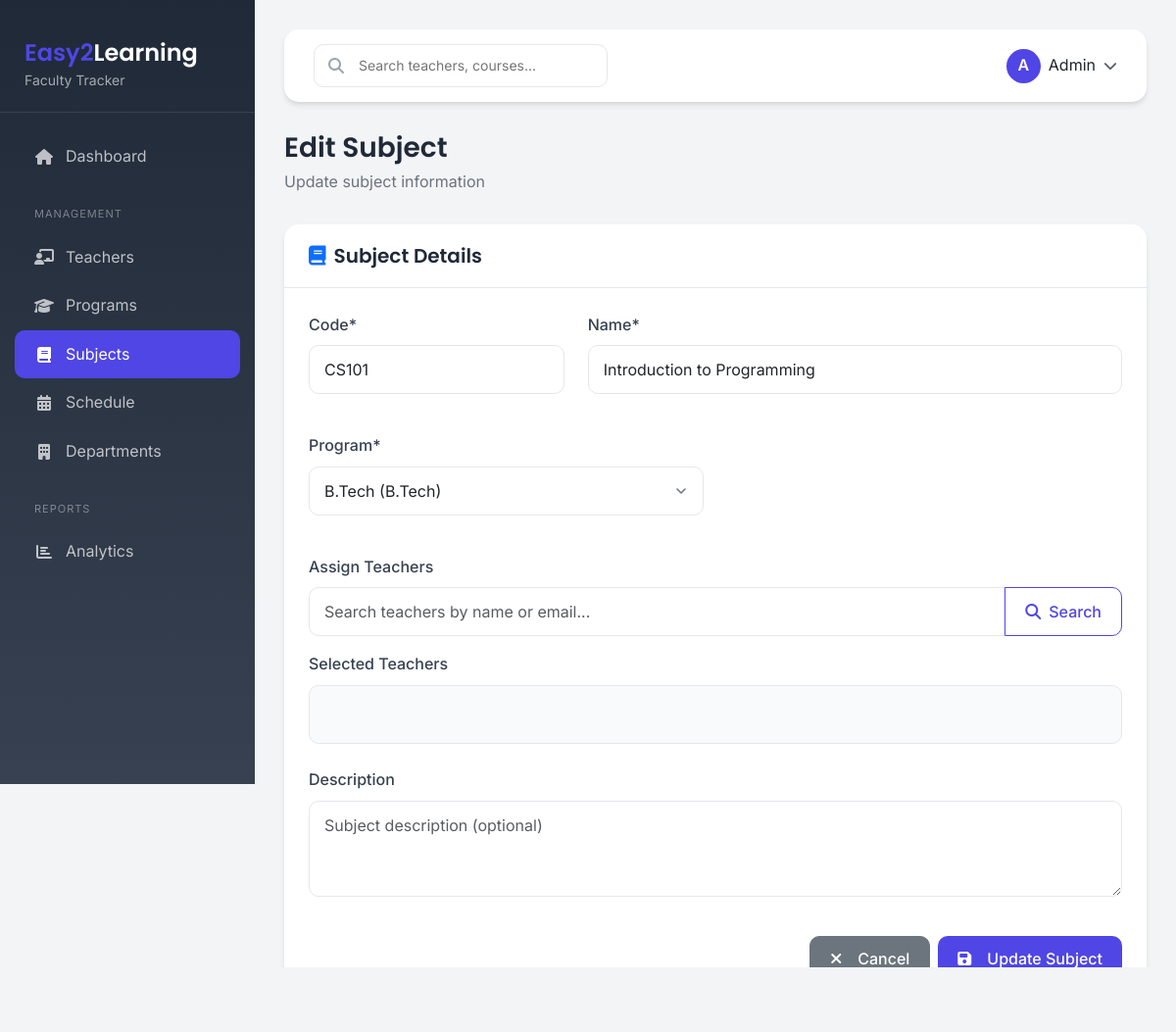
/subjects/22/edit/, run on the app's committed database.
### faculty/models.py (models this page shows, shortened)
class Subject(models.Model):
    SUBJECT_TYPE_CHOICES = [
        ('theory', 'Theory'),
        ('practical', 'Practical'),
        ('both', 'Both'),
    ]
    SEMESTER_CHOICES = [
        (1, '1st Semester'),
        (2, '2nd Semester'),
        (3, '3rd Semester'),
        (4, '4th Semester'),
        (5, '5th Semester'),
        (6, '6th Semester'),
        (7, '7th Semester'),
        (8, '8th Semester'),
        (9, '9th Semester'),
        (10, '10th Semester'),
    ]
    code = models.CharField(max_length=20)
    name = models.CharField(max_length=100)
    description = models.TextField(blank=True)
    program = models.ForeignKey(Program, on_delete=models.CASCADE)
    subject_type = models.CharField(max_length=20, choices=SUBJECT_TYPE_CHOICES, default='theory')
    semester = models.IntegerField(choices=SEMESTER_CHOICES, default=1)
    credits = models.PositiveIntegerField(default=1)
    total_hours = models.DecimalField(max_digits=5, decimal_places=2, default=1.00)
    teachers = models.ManyToManyField('Teacher', related_name='subjects', blank=True)
    is_active = models.BooleanField(default=True)
    created_at = models.DateTimeField(auto_now_add=True)
    updated_at = models.DateTimeField(auto_now=True)
    class Meta:
        verbose_name = 'Subject'
        verbose_name_plural = 'Subjects'
        unique_together = ['code', 'program']
        ordering = ['program', 'semester', 'code']

### faculty/views.py (the view, shortened to what this page needs)
# urls.py: path('subjects/<int:pk>/edit/', SubjectUpdateView.as_view(), name='subject_edit'),
class SubjectUpdateView(UpdateView):
    model = Subject
    form_class = SubjectForm
    template_name = 'faculty/subject_form.html'
    success_url = reverse_lazy('faculty:subject_list')

### faculty/models.py (called while the page is built)
    def __str__(self):
        return f"{self.name} ({self.get_program_type_display()})"

    def __str__(self):
        return f"{self.first_name} {self.last_name} ({self.employee_id})"

### templates/faculty/subject_form.html (shortened to what this page needs)
{% extends 'base.html' %}
{% load crispy_forms_tags %}
{% block content %}
<div class="page-header">
    <h1>{% if object %}Edit Subject{% else %}Add New Subject{% endif %}</h1>
    <p>{% if object %}Update subject information{% else %}Enter the new subject details{% endif %}</p>
</div>
<div class="content-card animate-fadeInUp">
    <div class="content-card-header">
        <h5><i class="fas fa-book me-2 text-primary"></i>Subject Details</h5>
    </div>
    <div class="content-card-body">
        <form method="POST" id="subjectForm">
            <div class="row g-4">
                <div class="col-md-4">
                    {{ form.code|as_crispy_field }}
                </div>
                <div class="col-md-8">
                    {{ form.name|as_crispy_field }}
                </div>
                <div class="col-md-6">
                    {{ form.program|as_crispy_field }}
                </div>
                <div class="col-md-6">
                </div>
                <div class="col-md-12">
                    <label class="form-label">Assign Teachers</label>
                    <div class="teacher-search-section">
                        <div class="input-group mb-3">
                            <input type="text" id="teacherSearchInput" class="form-control" placeholder="Search teachers by name or email..." autocomplete="off">
                            <button type="button" id="searchTeacherBtn" class="btn btn-outline-primary">
                                <i class="fas fa-search"></i> Search
                            </button>
                        </div>
                    </div>
                    <div class="selected-teachers-container">
                        <label class="form-label">Selected Teachers</label>
                        <div id="selectedTeachersList" class="selected-teachers-list">
                        </div>
                    </div>
                </div>
                <div class="col-12">
                    {{ form.description|as_crispy_field }}
                </div>
            </div>
            <div class="row mt-4">
                <div class="col-12 d-flex justify-content-end gap-2">
                    <a href="{% url 'faculty:subject_list' %}" class="btn btn-secondary">
                        <i class="fas fa-times me-2"></i>Cancel
                    </a>
                    <button type="submit" class="btn btn-primary">
                        <i class="fas fa-save me-2"></i>{% if object %}Update{% else %}Save{% endif %} Subject
                    </button>
                </div>
            </div>
        </form>
    </div>
</div>
{% endblock %}

### static/faculty/css/style.css (style rules this page uses)
:root { --primary-color: #4f46e5; --primary-light: #818cf8; --primary-dark: #4338ca; --secondary-color: #6b7280; --success-color: #10b981; --warning-color: #f59e0b; --danger-color: #ef4444; --info-color: #3b82f6; --light-bg: #f3f4f6; --dark-bg: #1f2937; --card-shadow: 0 4px 6px -1px rgba(0, 0, 0, 0.1), 0 2px 4px -1px rgba(0, 0, 0, 0.06); --hover-shadow: 0 10px 15px -3px rgba(0, 0, 0, 0.1), 0 4px 6px -2px rgba(0, 0, 0, 0.05); --transition-fast: 0.15s ease; --transition-normal: 0.3s ease; --transition-slow: 0.5s ease; --border-radius: 15px; --border-radius-sm: 10px; --border-radius-lg: 20px; }
* { margin: 0; padding: 0; box-sizing: border-box; }
body { font-family: 'Inter', -apple-system, BlinkMacSystemFont, 'Segoe UI', Roboto, sans-serif; background-color: var(--light-bg); color: #1f2937; line-height: 1.6; }
h1, h2, h3, h4, h5, h6 { font-family: 'Poppins', sans-serif; font-weight: 600; color: #1f2937; }
.animate-fadeInUp { animation: fadeInUp var(--transition-normal) ease forwards; }
.content-card { background: #fff; border-radius: var(--border-radius); box-shadow: var(--card-shadow); margin-bottom: 30px; transition: all var(--transition-normal); }
.content-card-header { padding: 20px 25px; border-bottom: 1px solid #e5e7eb; display: flex; justify-content: space-between; align-items: center; }
.content-card-header h5 { margin: 0; font-weight: 600; color: #1f2937; }
.content-card-body { padding: 25px; }
.btn { padding: 10px 20px; border-radius: var(--border-radius-sm); font-weight: 500; transition: all var(--transition-normal); display: inline-flex; align-items: center; justify-content: center; gap: 8px; }
.btn-primary { background: var(--primary-color); border: none; color: #fff; }
.btn-outline-primary { border-color: var(--primary-color); color: var(--primary-color); }
.form-control, .form-select { border-radius: var(--border-radius-sm); border: 1px solid #e5e7eb; padding: 12px 15px; transition: all var(--transition-fast); }
.form-label { font-weight: 500; color: #374151; margin-bottom: 8px; }
.page-header { margin-bottom: 30px; animation: fadeInUp var(--transition-normal) ease; }
.page-header h1 { font-size: 28px; font-weight: 600; color: #1f2937; margin-bottom: 5px; }
.page-header p { color: var(--secondary-color); margin: 0; }

### templates/base.html (style rules this page uses)
:root { --primary-color: #4f46e5; --secondary-color: #6b7280; --success-color: #10b981; --warning-color: #f59e0b; --danger-color: #ef4444; --info-color: #3b82f6; --light-bg: #f3f4f6; --dark-bg: #1f2937; --card-shadow: 0 4px 6px -1px rgba(0, 0, 0, 0.1), 0 2px 4px -1px rgba(0, 0, 0, 0.06); --hover-shadow: 0 10px 15px -3px rgba(0, 0, 0, 0.1), 0 4px 6px -2px rgba(0, 0, 0, 0.05); }
* { margin: 0; padding: 0; box-sizing: border-box; }
body { font-family: 'Inter', sans-serif; background-color: var(--light-bg); min-height: 100vh; }
.page-header { margin-bottom: 30px; animation: fadeInUp 0.5s ease; }
.page-header h1 { font-size: 28px; font-weight: 600; color: #1f2937; margin-bottom: 5px; }
.page-header p { color: #6b7280; margin: 0; }
.content-card { background: #fff; border-radius: 15px; box-shadow: var(--card-shadow); margin-bottom: 30px; animation: fadeInUp 0.5s ease; }
.content-card-header { padding: 20px 25px; border-bottom: 1px solid #e5e7eb; display: flex; justify-content: space-between; align-items: center; }
.content-card-header h5 { margin: 0; font-weight: 600; color: #1f2937; }
.content-card-body { padding: 25px; }
.btn { padding: 10px 20px; border-radius: 10px; font-weight: 500; transition: all 0.3s ease; }
.btn-primary { background: var(--primary-color); border: none; }
.btn-outline-primary { border-color: var(--primary-color); color: var(--primary-color); }
.form-control, .form-select { border-radius: 10px; border: 1px solid #e5e7eb; padding: 12px 15px; transition: all 0.3s ease; }
.form-label { font-weight: 500; color: #374151; margin-bottom: 8px; }
.custom-select, .form-select { background-position: right 12px center; background-repeat: no-repeat; background-size: 20px; padding-right: 45px; cursor: pointer; appearance: none; -webkit-appearance: none; -moz-appearance: none; }
.animate-fadeInUp { animation: fadeInUp 0.5s ease forwards; }

### templates/faculty/subject_form.html (style rules this page uses)
.teacher-search-section { position: relative; }
.selected-teachers-list { min-height: 60px; padding: 15px; background: #f9fafb; border-radius: 10px; border: 1px solid #e5e7eb; }

### data on the page
Subject: code "CS101", name "Introduction to Programming", program "B.Tech (B.Tech)"
